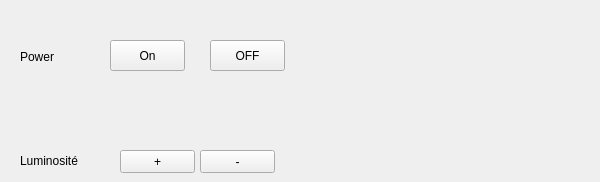
     <widget class="QWidget" name="tab">
      <attribute name="title">
       <string>Smart</string>
      </attribute>
      <widget class="QPushButton" name="Diode_on">
       <property name="geometry">
        <rect>
         <x>110</x>
         <y>40</y>
         <width>75</width>
         <height>31</height>
        </rect>
       </property>
       <property name="text">
        <string>On</string>
       </property>
      </widget>
      <widget class="QPushButton" name="Diode_off">
       <property name="geometry">
        <rect>
         <x>210</x>
         <y>40</y>
         <width>75</width>
         <height>31</height>
        </rect>
       </property>
       <property name="text">
        <string>OFF</string>
       </property>
      </widget>
      <widget class="QPushButton" name="diode_plus">
       <property name="geometry">
        <rect>
         <x>120</x>
         <y>150</y>
         <width>75</width>
         <height>23</height>
        </rect>
       </property>
       <property name="text">
        <string>+</string>
       </property>
      </widget>
      <widget class="QPushButton" name="diode_moin">
       <property name="geometry">
        <rect>
         <x>200</x>
         <y>150</y>
         <width>75</width>
         <height>23</height>
        </rect>
       </property>
       <property name="text">
        <string>-</string>
       </property>
      </widget>
      <widget class="QLabel" name="label_38">
       <property name="geometry">
        <rect>
         <x>440</x>
         <y>60</y>
         <width>151</width>
         <height>101</height>
        </rect>
       </property>
       <property name="text">
        <string/>
       </property>
      </widget>
      <widget class="QLabel" name="label_39">
       <property name="geometry">
        <rect>
         <x>20</x>
         <y>50</y>
         <width>47</width>
         <height>13</height>
        </rect>
       </property>
       <property name="text">
        <string>Power</string>
       </property>
      </widget>
      <widget class="QLabel" name="label_40">
       <property name="geometry">
        <rect>
         <x>20</x>
         <y>150</y>
         <width>71</width>
         <height>21</height>
        </rect>
       </property>
       <property name="text">
        <string>Luminosité</string>
       </property>
      </widget>
     </widget>
